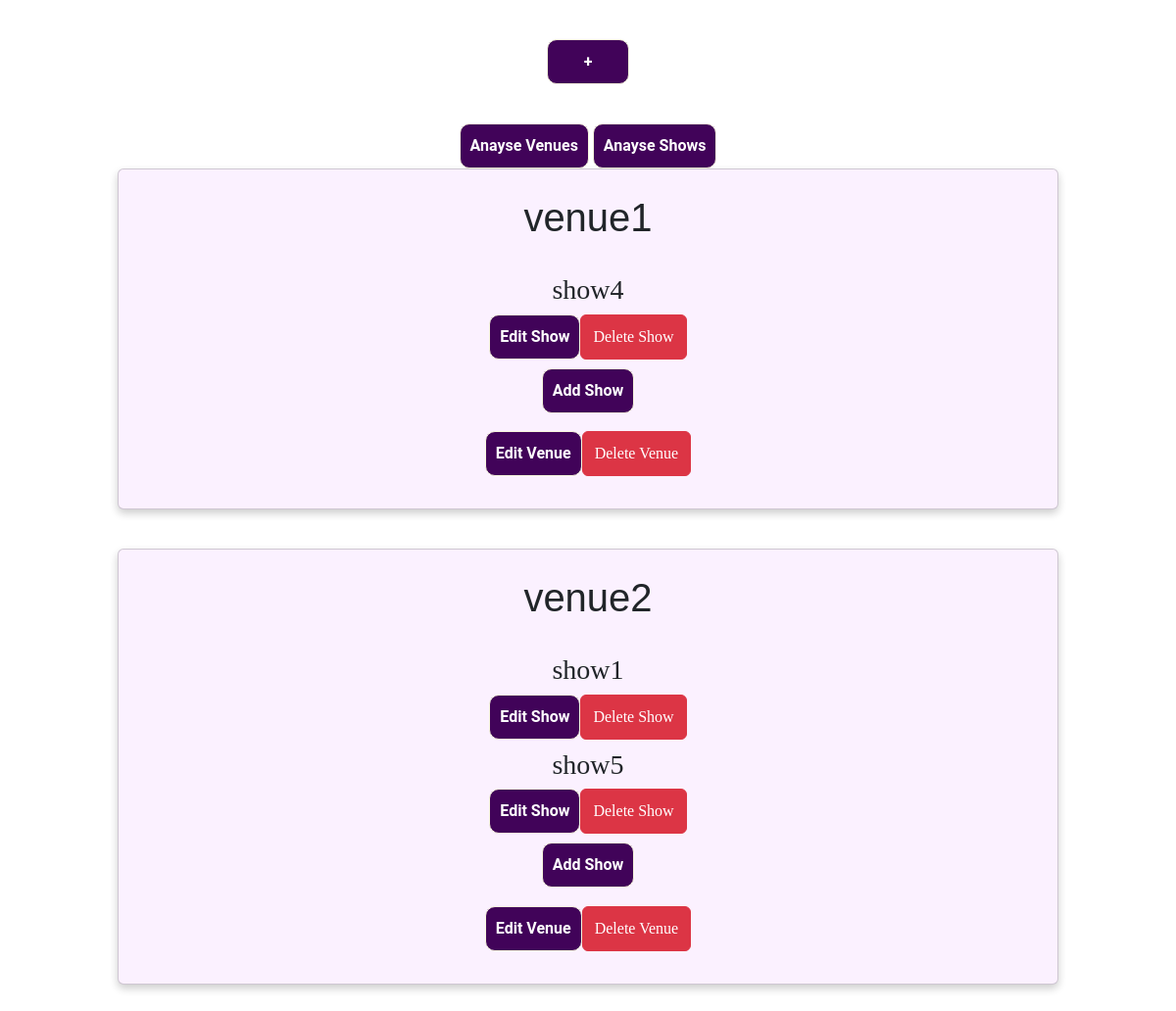
/admin_home, run on the app's committed database.
### app.py (models this page shows)
class Venue(db.Model):
    _tablename_ = 'venue'
    venue_id = db.Column(db.Integer, primary_key=True, autoincrement=True)
    venue_name = db.Column(db.String, unique=True, nullable=False)
    location = db.Column(db.String)
    capacity = db.Column(db.Integer)
    rating = db.Column(db.Integer)
    ratingno = db.Column(db.Integer)

class Shows(db.Model):
    _tablename_ = 'shows'
    show_id = db.Column(db.Integer, primary_key=True, autoincrement=True)
    show_name = db.Column(db.String, unique=True, nullable=False)
    rating = db.Column(db.Integer)
    price = db.Column(db.Integer, nullable=False)
    date = db.Column(db.String)
    time = db.Column(db.String)
    availability=db.Column(db.Integer)
    venue_id = db.Column(db.Integer, db.ForeignKey('venue.venue_id'))
    ratingno = db.Column(db.Integer)

### app.py (the view)
@app.route('/admin_home', methods=['GET'])
def admin_home():
    venueDict={}
    conn = sqlite3.connect("database.sqlite3")
    cur = conn.cursor()
    query = """SELECT venue_id,venue_name,location from venue"""
    cur.execute(query)
    venues = cur.fetchall()
    for venue in venues:
        query2 = """SELECT show_name,availability,show_id from shows where venue_id=?"""
        cur.execute(query2, (venue[0],))
        shows=cur.fetchall()
        venueDict[venue[0]]=[venue[1],shows,venue[2]]
    cur.close()
    return render_template("admin_home.html", venueDict=venueDict)

### templates/admin_home.html (shortened to what this page needs)
<!DOCTYPE html>
<html lang="en">
<head>
    <link href="https://cdn.jsdelivr.net/npm/bootstrap@5.3.0-alpha2/dist/css/bootstrap.min.css" rel="stylesheet">
    <link rel="stylesheet" href="/static/style.css">
</head>
<body>
    {% block body %}
    <div class="admin_home">
    <a href="/admin/add_venue"><button class="addVenue">+</button></a>
    <br>
    <a href="/graph/venue"><button>Anayse Venues</button></a>
    <a href="/graph/show"><button>Anayse Shows</button></a>
    <br>
    {% for venue_id,value in venueDict.items() %}
    <div class="card">
        <h1>{{value[0]}}</h1>
        {% for show in value[1] %}
        {% set sid = show[2] %}
        <h3>{{show[0]}}</h3>
        <div class="manageShows">
            <a href="/admin/edit_show/{{show[2]}}"><button>Edit Show</button></a>
            <button type="button" class="btn btn-danger" data-bs-toggle="modal" data-bs-target="#confirmModal-{{sid}}">
                Delete Show
              </button>
        </div>
        {% endfor %}
        <a href='/admin/add_show'><button>Add Show</button></a>
        <div class="manageVenues">
            <a href='/admin/edit_venue/{{venue_id}}'><button>Edit Venue</button></a>
            <button type="button" class="btn btn-danger" data-bs-toggle="modal" data-bs-target="#confirmModalVenue-{{venue_id}}">
                Delete Venue
              </button>
        </div>
    </div>
    {% endfor %}
    {% endblock %}
</div>
</body>
</html>

### static/style.css (style rules this page uses)
* { margin: 0px; padding: 0px; font-family: Cambria, Cochin, Georgia, Times, "Times New Roman", serif; box-sizing: border-box; }
body { font-size: 1rem; }
button { border: 1px solid beige; color: white; outline: none; border-radius: 10px; padding: 10px; cursor: pointer; text-decoration: none; font-family: "Roboto", sans-serif; font-weight: bolder; background-color: rgb(65, 3, 89); }
h1 { font-family: "Trebuchet MS", "Lucida Sans Unicode", "Lucida Grande", "Lucida Sans", Arial, sans-serif; padding: 25px; }
a { text-decoration: none; }
.card { box-shadow: 0 4px 8px 0 rgba(0, 0, 0, 0.2); background-color: #fbf1ff; width: 80%; margin: auto; text-align: center; font-family: arial; margin-bottom:5vh; padding: 3vh; padding-top: 0; }
.manageShows { display: flex; min-width:100%; justify-content: center; margin-bottom: 1%; }
.admin_home { text-align: center; }
.addVenue { width: 7%; margin-top: 5vh; margin-bottom: 5vh; }
.manageVenues { display: flex; min-width:100%; justify-content: center; margin-top: 2%; margin-bottom: 1%; }

### data on the page
Venue: venue_name "venue1"
Shows: show_name "show4"
Venue: venue_name "venue2"
Shows: show_name "show1"
Shows: show_name "show5"
